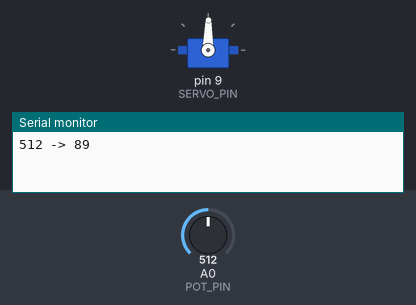
Simulated run of this sketch. Board: Arduino Uno, built with avr-gcc and run on an emulated ATmega328P. On the bench: servo, the last lines printed to the serial monitor. The inputs (shaded band) are chosen by the test bench; at power-on: A0 (POT_PIN) = 512.

Above: at 1.2 s.
1.3 s: A0 (POT_PIN) set to 716
At 1.9 s:
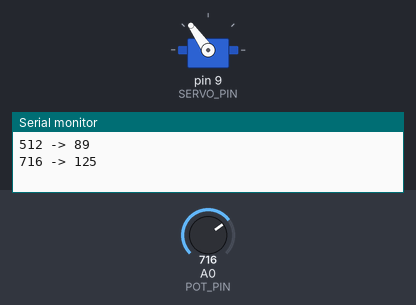
2.8 s: A0 (POT_PIN) set to 900
At 3.1 s:
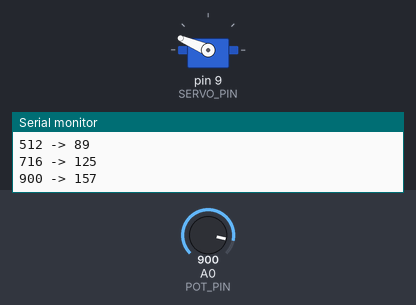
4.3 s: A0 (POT_PIN) set to 1023
At 5.4 s:
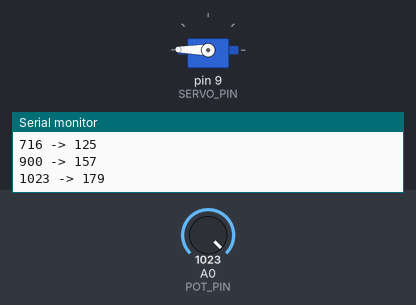
5.8 s: A0 (POT_PIN) set to 306
At 6.6 s:
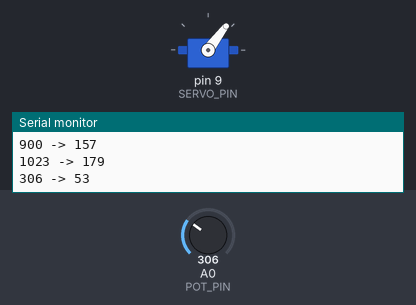
7.3 s: A0 (POT_PIN) set to 122
At 7.7 s:
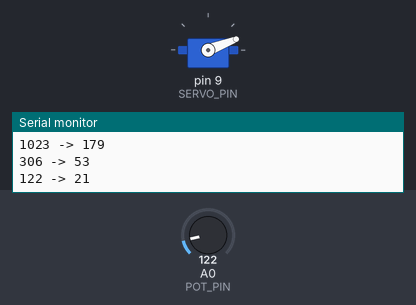
8.8 s: A0 (POT_PIN) set to 511
At 10.0 s:
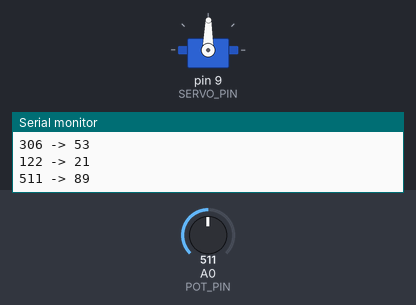
Timing chart, 0 to 11.3 s (numbered marks = the images above; inputs shaded):
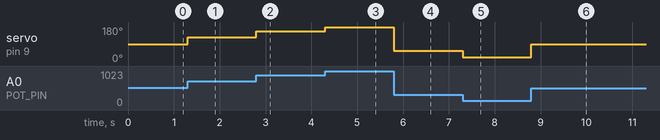

The sketch:

servo_knob.ino
```cpp
#include <Servo.h>

const int SERVO_PIN = 9;
const int POT_PIN = 0;

const int POT_MIN_DELTA = 3;

Servo servo;
int potVal = 0;
int prevPotVal = 0;
int servoPos;

void setup()
{
  Serial.begin(9600);
  servo.attach(SERVO_PIN);
}

void loop()
{
  potVal = analogRead(POT_PIN);

  if (abs(potVal - prevPotVal) > POT_MIN_DELTA) {
    servoPos = map(potVal, 0, 1023, 0, 179);
    Serial.print(potVal);
    Serial.print(" -> ");
    Serial.print(servoPos);
    Serial.println();

    servo.write(servoPos);
    delay(15);

    prevPotVal = potVal;
  }

}
```

Measured:
- after the input at 1.3 s, servo on pin 9 (SERVO_PIN): 89° → 125° at once
- after the input at 2.8 s, servo on pin 9 (SERVO_PIN): 125° → 157° at once
- after the input at 4.3 s, servo on pin 9 (SERVO_PIN): 157° → 179° at once
- after the input at 5.8 s, servo on pin 9 (SERVO_PIN): 179° → 53° at once
- after the input at 7.3 s, servo on pin 9 (SERVO_PIN): 53° → 21° at once
- after the input at 8.8 s, servo on pin 9 (SERVO_PIN): 21° → 89° at once
